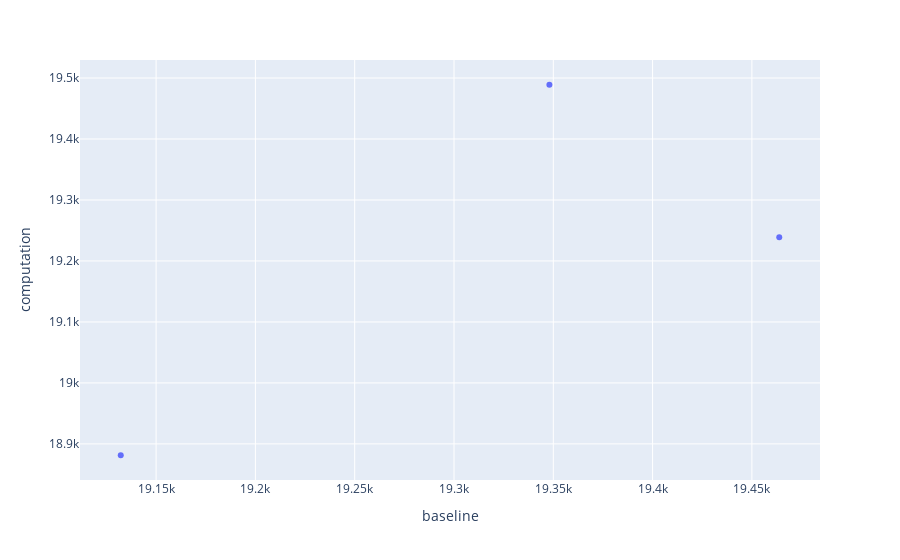

Source (notebook cell):
### Code cell
import plotly.express as px

px.scatter(test.loc['FRA', :, :].reset_index(), y='computation', x='baseline', hover_data=['ISO', 'Year'])

### Figure 1 — Plotly figure (JSON) as saved in the notebook; plotly's stock layout.template omitted (floating-point values rounded to 4 significant figures)
{"data": [{"customdata": [["FRA", 2016], ["FRA", 2017], ["FRA", 2018]], "hovertemplate": "baseline=%{x}<br>computation=%{y}<br>ISO=%{customdata[0]}<br>Year=%{customdata[1]}<extra></extra>", "legendgroup": "", "marker": {"color": "#636efa", "symbol": "circle"}, "mode": "markers", "name": "", "orientation": "v", "showlegend": false, "type": "scatter", "x": [19350.0, 19460.0, 19130.0], "xaxis": "x", "y": [19490.0, 19240.0, 18880.0], "yaxis": "y"}], "layout": {"legend": {"tracegroupgap": 0}, "margin": {"t": 60}, "xaxis": {"anchor": "y", "domain": [0, 1], "title": {"text": "baseline"}}, "yaxis": {"anchor": "x", "domain": [0, 1], "title": {"text": "computation"}}}}
